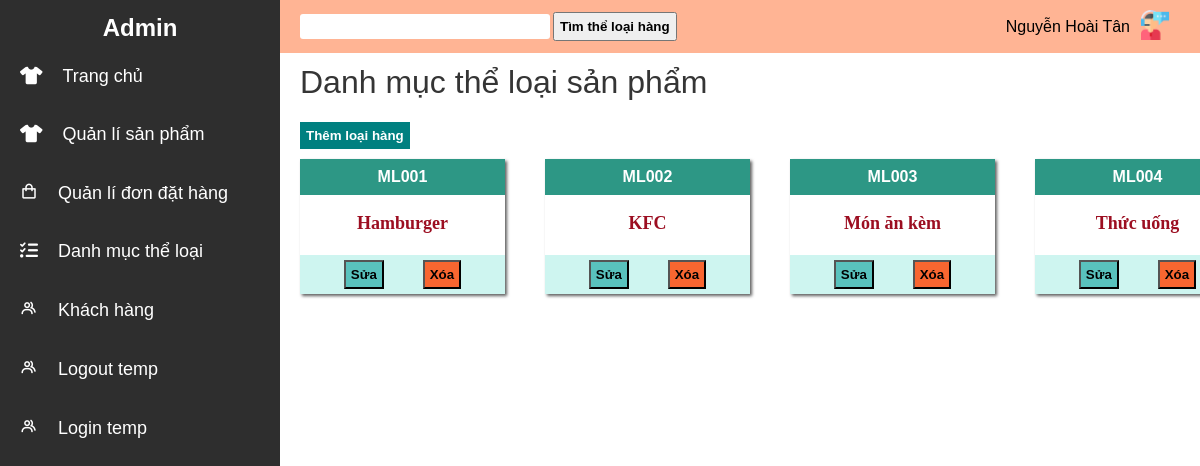
Page /Admin/controller/category/category.php (signed in) on the committed database.
### tables this page shows
CREATE TABLE `nhanvien` (
  `MSNV` varchar(50) NOT NULL,
  `HoTenNV` varchar(255) NOT NULL,
  `ChucVu` varchar(255) NOT NULL,
  `DiaChi` varchar(255) NOT NULL,
  `SoDienThoai` varchar(11) NOT NULL,
  `TKhoan` varchar(16) DEFAULT NULL
);

CREATE TABLE `loaihanghoa` (
  `MaLoaiHang` varchar(10) NOT NULL,
  `TenLoaiHang` varchar(255) NOT NULL
);

### Admin/controller/connectDb.php (called while the page is built, shortened)
<?php
    global $conn;
    mysqli_set_charset($conn, 'UTF8');
    function getAllCategories(){
        global $conn;
        $sql="SELECT *FROM loaihanghoa";
        $data = mysqli_query($conn,$sql);
        $result=array();
        if($data && $data->num_rows>0){
            while($row = mysqli_fetch_assoc($data)){
                $result[] = $row;
            }
        }
        return $result;
    }
    function GetFullInfoAdmin($adminname){
        global $conn;
        $sql = "SELECT * FROM nhanvien WHERE TKhoan='$adminname'";
        $data = mysqli_query($conn,$sql);
        $result = array();
        if($data && mysqli_num_rows($data)>0){
            $row = mysqli_fetch_assoc($data);
            $result = $row;
        }
        return $result;
    }
?>

### Admin/controller/category/category.php (the view, shortened to what this page needs)
<?php
    require ("../connectDb.php");
    $categories=getAllCategories();
     if(isset($_SESSION['admin'])){
         $adminname = $_SESSION['admin'];
         $admininfo = getFullInfoAdmin($adminname);
     }
     else{
         header("location:login.php");
     }
?>
<!DOCTYPE html>
<html lang="en">
<head>
    <link rel="stylesheet" href="https://cdnjs.cloudflare.com/ajax/libs/font-awesome/6.0.0-beta2/css/all.min.css"
 />
    <link rel="stylesheet"
        href="https://cdn.jsdelivr.net/npm/boxicons@latest/css/boxicons.min.css">
    <link rel="stylesheet" href="../../assets/base.css">
    <link rel="stylesheet" href="../../assets/styles.css">
</head>
<body>
    <div class="container row">
        <div class="navbar--side">
            <div class="navbar-side-container">
                <h2>Admin</h2>
                <ul class="navbar--list">
                    <li class="navbar--items">
                        <a href="../../index.php" class="nav-items-link"><i class="fas fa-tshirt product-logo"></i>Trang chủ</a>
                    </li>
                    <li class="navbar--items">
                        <a href="../product/listProduct.php" class="nav-items-link"><i class="fas fa-tshirt product-logo"></i>Quản lí sản phẩm</a>
                    </li>
                    <li class="navbar--items">
                        <a href="../order/listOrder.php"class="nav-items-link"><i class='bx bx-shopping-bag'></i>Quản lí đơn đặt hàng</a>
                    </li>
                    <li class="navbar--items">
                        <a href="../category/category.php"class="nav-items-link"><i class="fas fa-tasks"></i>Danh mục thể loại</a>
                    </li>
                    <li class="navbar--items">
                        <a href="../customer/listCustomer.php"class="nav-items-link"><i class='bx bx-group'></i>Khách hàng</a>
                    </li>
                    <li class="navbar--items">
                        <a href="../../logout.php"class="nav-items-link"><i class='bx bx-group'></i>Logout temp</a>
                    </li>
                    <li class="navbar--items">
                        <a href="../../login.php"class="nav-items-link"><i class='bx bx-group'></i>Login temp</a>
                    </li>
                </ul>
            </div>
    </div>
    <div class="wrapper">
        <div class="top--wrapper">
            <div class="navbar--top">
                <div class="navbar--top__search">
                    <input type="text" name="search" id="search">
                    <button class="btn btn--search">Tìm thể loại hàng</button>
                </div>
                <div class="navbar--top__admin">
                    <?php if(!empty($admininfo)) { ?>
                        <p><?php echo $admininfo['HoTenNV'] ?></p>
                    <?php  } else{ ?>
                        <p>Nguyen Hoai Tan</p>
                    <?php  } ?>
                    <div class="wrapper_avtadmin">
                        <img src="../../image/background/admin.png" class="avtadmin"alt="">
                    </div>
                </div>
            </div>
        </div>
        <div class="main-wrapper">
            <h1 class="title--category title-style">Danh mục thể loại sản phẩm</h1>
            <button class="btn btn__add add-category modal-open" data-modal="modal-add">Thêm loại hàng</button>
            <div class="main-wrapper__category grid grid-category row-justify-start">
                <?php foreach($categories as $item) { ?>
                <div class="category--content">
                    <div class="id-category"><?php echo $item['MaLoaiHang'] ?></div>
                    <div class="name-category"><p><?php echo $item['TenLoaiHang'] ?></p></div>
                    <div class="function-category">
                    <div class="row-justify-between">
                        <button class="btn btn__edit edit_category modal-open" data-modal="modal-edit"
                                id-item='<?php echo $item['MaLoaiHang'] ?>' name-item='<?php echo $item['TenLoaiHang'] ?>'>Sửa</button>
                        <form action="category.php" method="GET">
                            <input type="submit" name="delCategory" value="Xóa" class="btn btn__delete">
                        </form>
                    </div>
                    </div>
                </div>
                <?php } ?>
            </div>
        </div>
    </div>
    </div>
</body>
</html>

### Admin/assets/base.css (style rules this page uses)
:root { --white-color: #fff; --black-color: #000; --brand-color: rgb(255, 255, 255); --footer-fontcolor: rgba(248, 248, 248,0.9); --footer-menu_li: rgb(159, 154, 168); --header-color: #f2a936; }
* { box-sizing: border-box; }
html { font-size: 100%; line-height: 16px; font-family: sans-serif; }
body { margin: 0; }
.grid { display: grid; }
img { width: 100%; }

### Admin/assets/styles.css (style rules this page uses)
body { margin: 0; }
* { padding: 0; }
.row { display: flex; flex-wrap: wrap; }
.navbar--side { max-width: 300px; min-width: 280px; height: 100vh; }
.navbar-side-container { background-color: #2e2e2e; height: 100%; }
.navbar-side-container h2 { padding: 20px; color: white; font-weight: 800; font-family:Verdana, Geneva, Tahoma, sans-serif; margin: 0 auto; text-align: center; }
.navbar-side-container ul { margin: 0; color: white; list-style-type: none; }
.navbar-side-container a { text-decoration: none; color: white; }
.navbar--list { padding: 0; }
.nav-items-link { display: block; font-size: 18px; padding: 10px 20px 10px; transition: ease-in-out 0.3s; }
li i { margin-right: 20px; }
li + li { margin-top: 20px; }
.container { max-width: 100%; margin: 0; padding: 0; }
.wrapper { flex-grow: 1; background-color: rgb(255, 255, 255); overflow: scroll; max-height: 100vh; width: 50%; }
.top--wrapper { background-color: rgb(255 180 148); }
.main-wrapper { padding: 0 20px 0; }
.navbar--top { display: flex; justify-content: space-between; align-items: center; padding: 0 20px 0; }
.navbar--top__search { width: 390px; height: 30px; display: flex; align-items: center; }
.navbar--top__search input { width: 250px; margin: 0 3px 0 0; padding: 5px; outline: none; border-radius: 3px; border: none; }
.navbar--top__admin { display: flex; align-items: center; }
.btn { text-decoration: none; outline: none; padding: 5px; font-weight: 600; cursor: pointer; }
.btn__edit { background-color: rgb(89, 194, 189); }
.btn__delete { background-color: rgb(248, 102, 48); }
.btn__add { background-color: teal; outline: none; border: none; padding: 6px; margin: 10px auto 10px; text-align: center; }
.title-style { font-weight: 500; color: rgb(53, 53, 53); }
.add-category { color: white; }
.row-justify-start { justify-content: start; }
.row-justify-between { display: flex; justify-content: space-evenly; }
.category--content { background-color: cornsilk; width: 205px; box-shadow: 2px 2px 3px rgba(0, 0, 0, 0.63); position: relative; }
.id-category { background-color: rgb(45, 151, 133); color: white; padding: 10px; font-weight: 600; text-align: center; }
.name-category { background-color: white; min-height: 60px; text-align:center; padding: 20px; }
.name-category p { margin: 0; display: block; font-size: 18px; font-weight: 600; color: rgb(156, 14, 33); font-family:Cambria, Cochin, Georgia, Times, 'Times New Roman', serif; }
.function-category { background-color: rgb(206, 245, 240); text-align: center; padding: 5px; }
.grid-category { grid-template-columns: auto auto auto auto auto; grid-gap: 20px 40px; }
img { max-width: 100%; }
.wrapper_avtadmin { width: 50px; padding: 10px; }
.avtadmin { width: 100%; }

### rows in the picture
nhanvien: HoTenNV "Nguyễn Hoài Tân"
loaihanghoa: MaLoaiHang "ML001", TenLoaiHang "Hamburger"
loaihanghoa: MaLoaiHang "ML002", TenLoaiHang "KFC"
loaihanghoa: MaLoaiHang "ML003", TenLoaiHang "Món ăn kèm"
loaihanghoa: MaLoaiHang "ML004", TenLoaiHang "Thức uống"
